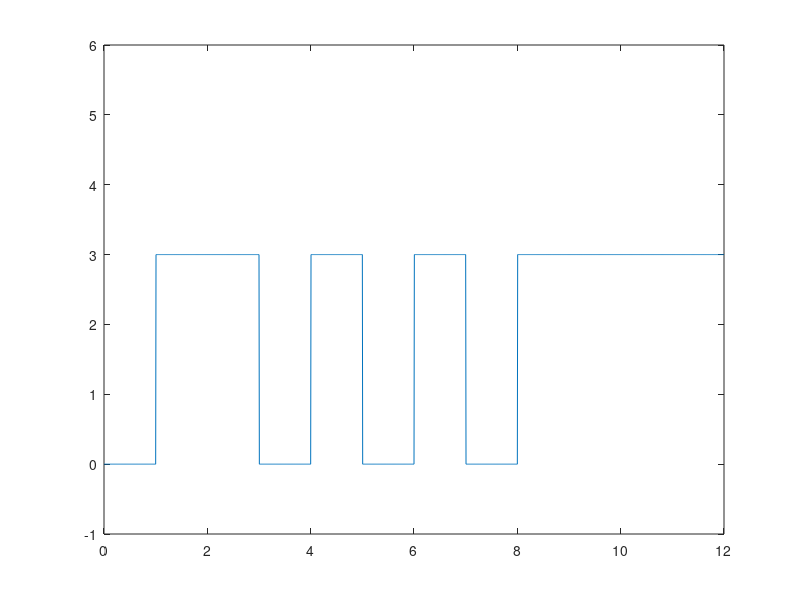

This figure's MATLAB source:
clear


bits = [0,1,1,0,1,0,1,0,1,1,1,1];

for i = 1:length(bits)
    if(bits(i)==1) 
        amplitude(i) = 3;
    else 
        amplitude(i) = 0;
    end
    
end



bitrate = 1;
Time=length(bits);

sampling_frequency = 150;

time = 0:bitrate/sampling_frequency:Time;

x = 1;

for i = 1:length(time)
    y_value(i)= amplitude(x);
    if time(i)>=x
        x= x+1;
    end
end
     

plot(time,y_value);
axis([0 Time -1 6]);


% demodulation
x = 1;

for i = 1:length(time)
    if time(i)>x
        x = x + 1;
        ans_bits(x) = y_value(i)/3;
    end
end

disp('Demodulation : ')
disp(ans_bits)


